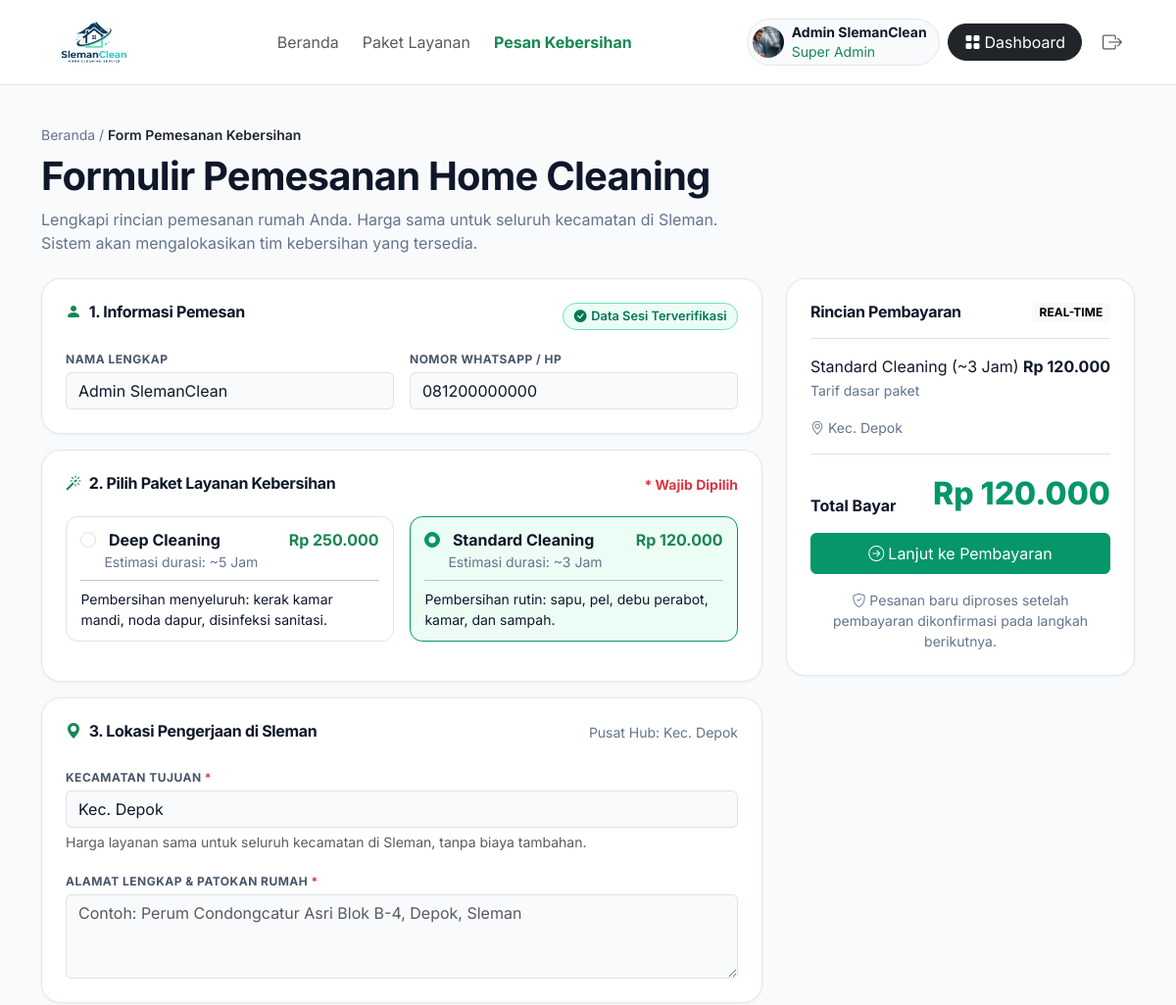
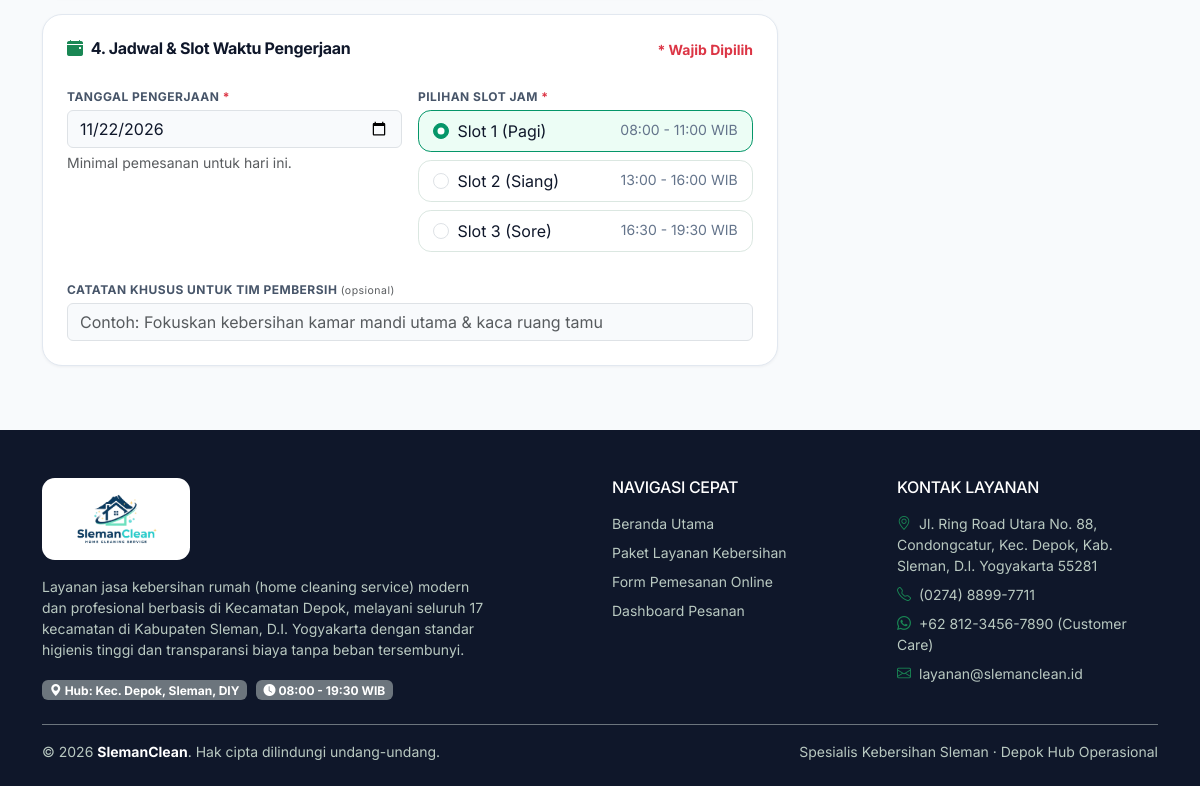
Screenshot of /booking.php (signed in) with the database file from the repository (2 pictures, top to bottom).
### tables this page shows
CREATE TABLE `paket_layanan` (
  `id` varchar(20) NOT NULL,
  `nama` varchar(100) NOT NULL,
  `harga` int NOT NULL,
  `durasi` varchar(50) NOT NULL,
  `deskripsi` text NOT NULL
);

### includes/auth_guard.php (called while the page is built, shortened)
<?php
function current_user(): ?array {
    return $_SESSION['user'] ?? null;
}

### includes/functions.php (called while the page is built, shortened)
<?php
function rupiah(int $n): string
{
    return 'Rp ' . number_format($n, 0, ',', '.');
}

### booking.php (the view, shortened to what this page needs)
<?php
require_once __DIR__ . '/includes/auth_guard.php';
require_once __DIR__ . '/koneksi.php';
$user = current_user();
$res_pkt = mysqli_query($koneksi, 'SELECT * FROM paket_layanan');
$paket = [];
while ($row = mysqli_fetch_assoc($res_pkt)) {
    $paket[$row['id']] = [
        'nama' => $row['nama'],
        'harga' => (int) $row['harga'],
        'durasi' => $row['durasi'],
        'desk' => $row['deskripsi'],
    ];
}
$res_kec = mysqli_query($koneksi, 'SELECT nama FROM kecamatan ORDER BY id ASC');
$kecamatan = [];
while ($row = mysqli_fetch_assoc($res_kec)) {
    $kecamatan[] = $row['nama'];
}
$res_slot = mysqli_query($koneksi, 'SELECT * FROM slot_waktu ORDER BY id ASC');
$slots = [];
while ($row = mysqli_fetch_assoc($res_slot)) {
    $slots[$row['id']] = [$row['nama'], $row['jam']];
}
include __DIR__ . '/includes/header.php';
$pilih = !empty($_GET['paket']) ? $_GET['paket'] : 'standard';
$kec_pilih = !empty($_GET['kecamatan']) ? $_GET['kecamatan'] : 'Depok';
$alamat_val = $_GET['alamat'] ?? '';
$tgl_val = !empty($_GET['tanggal']) ? $_GET['tanggal'] : date('Y-m-d');
$slot_pilih = (int) (!empty($_GET['slot']) ? $_GET['slot'] : 1);
$catatan_val = $_GET['catatan'] ?? '';
?>
<main class="page">
    <div class="container">
        <nav class="small text-muted2 mb-2"><a href="index.php" class="text-muted2 text-decoration-none">Beranda</a> /
            <span class="text-dark fw-semibold">Form Pemesanan Kebersihan</span>
        </nav>
        <h1 class="fw-bold">Formulir Pemesanan Home Cleaning</h1>
        <p class="text-muted2 mb-4" style="max-width:46rem">Lengkapi rincian pemesanan rumah Anda. Harga sama untuk
            seluruh kecamatan di Sleman. Sistem akan mengalokasikan tim kebersihan yang tersedia.</p>
        <form method="get" action="pembayaran.php" class="row g-4" id="formBooking">
            <div class="col-lg-8">
                <section class="panel p-4 mb-3">
                    <div class="d-flex justify-content-between mb-3">
                        <h2 class="h6 fw-bold"><i class="bi bi-person-fill text-success me-2"></i>1. Informasi
                            Pemesan
                        </h2><span class="pill pill-success"><i class="bi bi-check-circle-fill"></i> Data Sesi
                            Terverifikasi</span>
                    </div>
                    <div class="row g-3">
                        <div class="col-md-6"><label class="lbl mb-1">Nama lengkap</label><input class="form-control"
                                value="<?= htmlspecialchars($user['nama']) ?>" readonly></div>
                        <div class="col-md-6"><label class="lbl mb-1">Nomor WhatsApp / HP</label><input
                                class="form-control" value="<?= htmlspecialchars($user['wa'] ?? '085712345678') ?>"
                                readonly></div>
                    </div>
                </section>
                <section class="panel p-4 mb-3">
                    <div class="d-flex justify-content-between mb-3">
                        <h2 class="h6 fw-bold"><i class="bi bi-magic text-success me-2"></i>2. Pilih Paket Layanan
                            Kebersihan</h2><small class="text-danger fw-bold">* Wajib Dipilih</small>
                    </div>
                    <div class="row g-3 calc pb-3 shadow-none">
                        <?php foreach ($paket as $k => $p): ?>
                        <div class="col-md-6"><label class="opt h-100">
                                <input class="form-check-input me-2" type="radio" name="paket" value="<?= $k ?>"
                                    data-nama="<?= $p['nama'] ?> (<?= $p['durasi'] ?>)" data-harga="<?= $p['harga'] ?>"
                                    <?= $pilih === $k ? 'checked' : '' ?>>
                                <strong><?= $p['nama'] ?></strong><strong
                                    class="float-end text-success"><?= rupiah($p['harga']) ?></strong>
                                <div class="small text-muted2 ps-4">Estimasi durasi: <?= $p['durasi'] ?></div>
                                <hr class="my-2">
                                <div class="small"><?= $p['desk'] ?></div>
                            </label></div>
                        <?php endforeach; ?>
                    </div>
                </section>
                <section class="panel p-4 mb-3">
                    <div class="d-flex justify-content-between mb-3">
                        <h2 class="h6 fw-bold"><i class="bi bi-geo-alt-fill text-success me-2"></i>3. Lokasi
                            Pengerjaan
                            di Sleman</h2><small class="text-muted2">Pusat Hub: Kec. Depok</small>
                    </div>
                    <label class="lbl mb-1">Kecamatan tujuan <span class="text-danger">*</span></label>
                    <select name="kecamatan" id="kec" class="form-select" required>
                        <?php foreach ($kecamatan as $k): ?>
                        <option value="<?= htmlspecialchars($k) ?>" <?= $k === $kec_pilih ? 'selected' : '' ?>>Kec.
                            <?= htmlspecialchars($k) ?></option>
                        <?php endforeach; ?>
                    </select>
                    <div class="form-text mb-3">Harga layanan sama untuk seluruh kecamatan di Sleman, tanpa biaya
                        tambahan.</div>
                    <label class="lbl mb-1">Alamat lengkap &amp; patokan rumah <span
                            class="text-danger">*</span></label>
                    <textarea name="alamat" rows="3" class="form-control"
                        placeholder="Contoh: Perum Condongcatur Asri Blok B-4, Depok, Sleman" required><?= htmlspecialchars($alamat_val) ?></textarea>
                </section>
                <section class="panel p-4">
                    <div class="d-flex justify-content-between mb-3">
                        <h2 class="h6 fw-bold"><i class="bi bi-calendar-event-fill text-success me-2"></i>4. Jadwal
                            &amp; Slot Waktu Pengerjaan</h2><small class="text-danger fw-bold">* Wajib
                            Dipilih</small>
                    </div>
                    <div class="row g-3 mb-3">
                        <div class="col-md-6"><label class="lbl mb-1">Tanggal pengerjaan <span
                                    class="text-danger">*</span></label>
                            <input type="date" name="tanggal" class="form-control" min="<?= date('Y-m-d') ?>"
                                value="<?= htmlspecialchars($tgl_val) ?>" required>
                            <div class="form-text">Minimal pemesanan untuk hari ini.</div>
                        </div>
                        <div class="col-md-6 calc shadow-none"><label class="lbl mb-1">Pilihan slot jam <span
                                    class="text-danger">*</span></label>
                            <?php foreach ($slots as $n => [$nm, $jam]): ?>
                            <label class="opt py-2 mb-2"><input class="form-check-input me-2" type="radio"
                                    name="slot" value="<?= $n ?>"
                                    <?= (int) $n === $slot_pilih ? 'checked' : '' ?>><?= $nm ?><span
                                    class="float-end small text-muted2"><?= $jam ?> WIB</span></label>
                            <?php endforeach; ?>
                        </div>
                    </div>
                    <label class="lbl mb-1">Catatan khusus untuk tim pembersih <small
                            class="text-muted fw-normal text-lowercase">(opsional)</small></label>
                    <input name="catatan" class="form-control" value="<?= htmlspecialchars($catatan_val) ?>"
                        placeholder="Contoh: Fokuskan kebersihan kamar mandi utama &amp; kaca ruang tamu">
                </section>
            </div>
            <div class="col-lg-4">
                <aside class="panel p-4 sticky-sum">
                    <div class="d-flex justify-content-between mb-3">
                        <h2 class="h6 fw-bold mb-0">Rincian Pembayaran</h2><span
                            class="badge text-bg-light">REAL-TIME</span>
                    </div>
                    <div class="d-flex justify-content-between border-top pt-3"><span id="sPaket">–</span><strong
                            id="sHargaPaket">–</strong></div>
                    <small class="text-muted2">Tarif dasar paket</small>
                    <div class="small text-muted2 mt-3"><i class="bi bi-geo-alt me-1"></i><span
                            id="sKec">–</span></div>
                    <div class="d-flex justify-content-between align-items-end border-top mt-3 pt-3 mb-3">
                        <strong>Total
                            Bayar</strong><span class="total" id="sTotal">–</span>
                    </div>
                    <button type="submit" class="btn btn-primary w-100 py-2"><i
                            class="bi bi-arrow-right-circle me-1"></i>Lanjut ke Pembayaran</button>
                    <p class="small text-muted2 text-center mt-3 mb-0"><i class="bi bi-shield-check"></i> Pesanan
                        baru
                        diproses setelah pembayaran dikonfirmasi pada langkah berikutnya.</p>
                </aside>
            </div>
        </form>
    </div>
</main>
<?php include __DIR__ . '/includes/footer.php'; ?>

### assets/css/style.css (style rules this page uses)
:root { --sc-green:#059669;--sc-leaf:#10b981;--sc-mint:#ecfdf5;--sc-ink:#0f172a;--sc-sun:#ffc83d;--sc-muted:#64748b; --bs-primary:#059669;--bs-primary-rgb:5,150,105;--bs-body-font-family:'Inter',system-ui,sans-serif;--bs-body-color:#0f172a }
body { background:#f8fafc }
h1,h2,h3,h4,h5,.brand { font-family:'Inter','Inter',sans-serif;letter-spacing:-.02em;color:var(--sc-ink) }
.btn-primary { --bs-btn-bg:var(--sc-green);--bs-btn-border-color:var(--sc-green);--bs-btn-hover-bg:#047857;--bs-btn-hover-border-color:#047857;--bs-btn-active-bg:#047857;--bs-btn-active-border-color:#047857 }
.text-muted2 { color:var(--sc-muted) }
.calc { background:#fff;color:var(--sc-ink);border-radius:1.25rem;box-shadow:0 24px 50px -20px rgba(0,0,0,.45) }
.calc .form-check-input:checked { background-color:var(--sc-green);border-color:var(--sc-green) }
.calc .opt { border:1.5px solid #dbe7e1;border-radius:.8rem;padding:.7rem .9rem;cursor:pointer;display:block;transition:border-color .15s,background .15s }
.calc input:checked+.opt,.calc .opt:has(input:checked) { border-color:var(--sc-green);background:var(--sc-mint) }
.total { font-family:'Inter';font-size:2rem;font-weight:800;color:var(--sc-green) }
.pill { display:inline-flex;gap:.3rem;align-items:center;padding:.2rem .65rem;border-radius:99px;font-size:.8rem;font-weight:600;border:1px solid }
.pill-success { background:#ecfdf5;color:#047857;border-color:#6ee7b7 }
.panel { background:#fff;border:1px solid #e2e8f0;border-radius:1.25rem;box-shadow:0 1px 3px rgba(15,23,42,.05) }
.lbl { font-size:.75rem;font-weight:700;letter-spacing:.04em;text-transform:uppercase;color:#475569 }
main.page { padding:2.5rem 0 4rem;min-height:60vh }
.sticky-sum { position:sticky;top:90px }
.form-control,.form-select { background:#f8fafc }

### rows the page displays
paket_layanan: nama "Deep Cleaning", harga "Rp 250.000", durasi "~5 Jam", deskripsi "Pembersihan menyeluruh: kerak kamar mandi, noda dapur, disinfeksi sanitasi."
paket_layanan: nama "Standard Cleaning", harga "Rp 120.000", durasi "~3 Jam", deskripsi "Pembersihan rutin: sapu, pel, debu perabot, kamar, dan sampah."

### other values shown
$t "Beranda"
$t "Paket Layanan"
$t "Pesan Kebersihan"
$u['nama'] "Admin SlemanClean"
$label[$u['role']] "Super Admin"
$nm "Slot 1 (Pagi)"
$jam "08:00 - 11:00"
$nm "Slot 2 (Siang)"
$jam "13:00 - 16:00"
$nm "Slot 3 (Sore)"
$jam "16:30 - 19:30"
